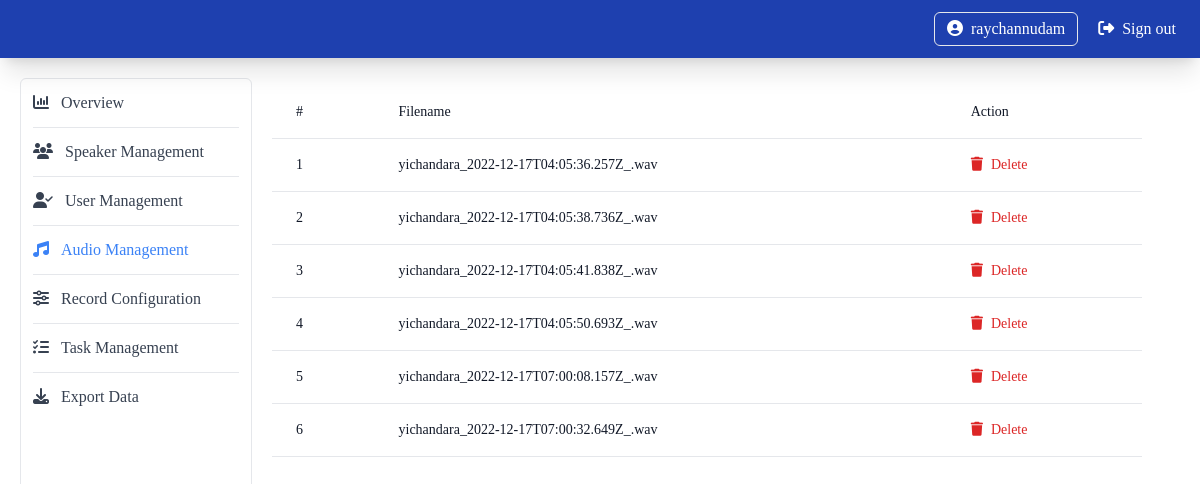
/dashboard/record-audio (signed in), run on the app's committed database.
### src/models/user.py (models this page shows, shortened)
class User (db.Model, UserMixin):
    id = db.Column(db.Integer(), primary_key=True)
    username = db.Column(db.String(), nullable=False, unique=True)
    email = db.Column(db.String(), nullable=False)
    password_hash = db.Column(db.String(), nullable=False, default="password_disable")
    is_active = db.Column(db.Boolean(), nullable=False, default=True)
    created_at = db.Column(db.String(), nullable=False, default=datetime.now().strftime("%d/%m/%Y_%H:%M:%S"))
    updated_at = db.Column(db.String(), nullable=False, default=datetime.now().strftime("%d/%m/%Y_%H:%M:%S"))
    @property
    def password(self):
        return self.password
    roles = db.relationship('Role', secondary=user_role, backref='users', lazy=True)
    speaker = db.relationship('Speaker', backref="user", lazy=True, uselist=False)
    tasks = db.relationship('Task', backref='created_by', lazy=True)
    export_histories = db.relationship('ExportHistory', backref='user', lazy=True)

### src/models/audio.py (models this page shows)
class Audio(db.Model):
    id = db.Column(db.Integer(), primary_key=True)
    filename = db.Column(db.String(), nullable=False, unique=True)
    created_at = db.Column(db.String(), nullable=False, default=datetime.now().strftime("%d/%m/%Y_%H:%M:%S"))
    updated_at = db.Column(db.String(), nullable=False, default=datetime.now().strftime("%d/%m/%Y_%H:%M:%S"))
    speaker_id = db.Column(db.Integer(), db.ForeignKey('speaker.id'), nullable=False)
    recording_id = db.Column(db.Integer(), db.ForeignKey('recording.id'), nullable=False)

### src/routes/dashboard_routes.py (the view)
@app.route('/dashboard/record-audio')
@login_required
@admin_required
def dashboard_record_audio():
    audios = audioController.get_all_audio()
    print(audios)
    return render_template('dashboard/record_audio.html', audios = audios)

### src/controllers/audio_controller.py (called while the page is built)
    def get_all_audio(self):
        records = audio.Audio.query.all()
        recordList = []
        for recordItem in records:
            recordList.append(recordItem)
        return recordList

### src/models/user.py (called while the page is built)
@login_manager.user_loader
def load_user(user_id):
    return User.query.get(int(user_id))

### src/routes/dashboard_routes.py (called while the page is built)
def admin_required(f):
    @functools.wraps(f)
    def wrap(*args, **kwargs):
        for user_role in current_user.roles:
            if user_role.name == "admin":
                return f(*args, **kwargs)
            else:
                flash("You need to be an admin to view this page.")
                return redirect(url_for('home_page'))
    return wrap

### src/templates/dashboard/record_audio.html (shortened to what this page needs)
{% extends 'dashboard/dashboard.html' %}
{% block dashboard_content %}
<div class="flex flex-col">
    <div class="overflow-x-auto sm:-mx-6 lg:-mx-8">
      <div class="py-2 inline-block min-w-full sm:px-6 lg:px-8">
        <div class="overflow-hidden">
          <table class="min-w-full">
            <thead class="bg-white border-b">
              <tr>
                <th scope="col" class="text-sm font-medium text-gray-900 px-6 py-4 text-left">
                  #
                </th>
                <th scope="col" class="text-sm font-medium text-gray-900 px-6 py-4 text-left">
                  Filename
                </th>
                <th scope="col" class="text-sm font-medium text-gray-900 px-6 py-4 text-left">
                    Action
                </th>
              </tr>
            </thead>
            <tbody>
            {% for audio in audios %}
                <tr class="bg-white border-b transition duration-300 ease-in-out hover:bg-gray-100">
                    <td class="px-6 py-4 whitespace-nowrap text-sm font-medium text-gray-900">{{audio.id}}</td>
                    <td class="text-sm text-gray-900 font-light px-6 py-4 whitespace-nowrap">
                    {{audio.filename}}
                    </td>
                    <td class="text-sm text-gray-900 font-light px-6 py-4 whitespace-nowrap">
                    <div class="flex flex-row space-x-3 items-center">
                        <div>
                            <a href="/dashboard/record-audio/delete/{{audio.id}}">
                                <div class="flex flex-row space-x-2 items-center text-red-600">
                                    <div>
                                        <i class="fa-solid fa-trash"></i>
                                    </div>
                                    <div>
                                        Delete
                                    </div>
                                </div>
                            </a>
                        </div>
                    </div>
                    </td>
                </tr>
            {% endfor %}
            </tbody>
          </table>
        </div>
      </div>
    </div>
  </div>
{% endblock %}

### src/templates/includes/navbar.html (shortened to what this page needs)
<div class=" hidden sm:block">
  <div class="sticky">
    <div class="w-screen p-3 px-6 bg-blue-800 text-white shadow-xl">
      <div class="sm:flex flex-row items-center justify-between hidden">
        {% if current_user.is_authenticated %}
          <div class="flex flex-row space-x-5 items-center">
            <div class="flex flex-row space-x-2 items-center border rounded-md px-3 py-1 hover:bg-white hover:text-gray-700">
              <div>
                <i class="fa-solid fa-circle-user"></i>
              </div>
              <div>
                <a href="">{{current_user.username}}</a>
              </div>
            </div>
            <div class="flex-row space-x-2 items-center flex">
              <div>
                <i class="fa-solid fa-right-from-bracket"></i>
              </div>
              <div>
                <a href="{{url_for('signout_page')}}">Sign out</a>
              </div>
            </div>
          </div>
        {% endif %}
      </div>
  </div>
  </div>
</div>

### data on the page
User: username "raychannudam"
Audio: id "1", filename "yichandara_2022-12-17T04:05:36.257Z_.wav"
Audio: id "2", filename "yichandara_2022-12-17T04:05:38.736Z_.wav"
Audio: id "3", filename "yichandara_2022-12-17T04:05:41.838Z_.wav"
Audio: id "4", filename "yichandara_2022-12-17T04:05:50.693Z_.wav"
Audio: id "5", filename "yichandara_2022-12-17T07:00:08.157Z_.wav"
Audio: id "6", filename "yichandara_2022-12-17T07:00:32.649Z_.wav"
